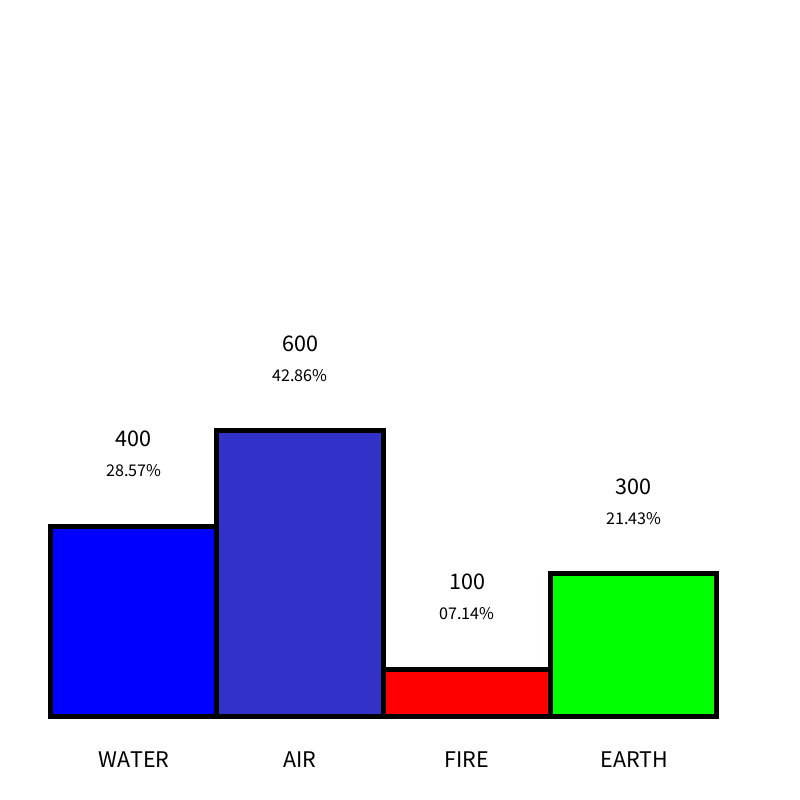
Frame 1 (no input)
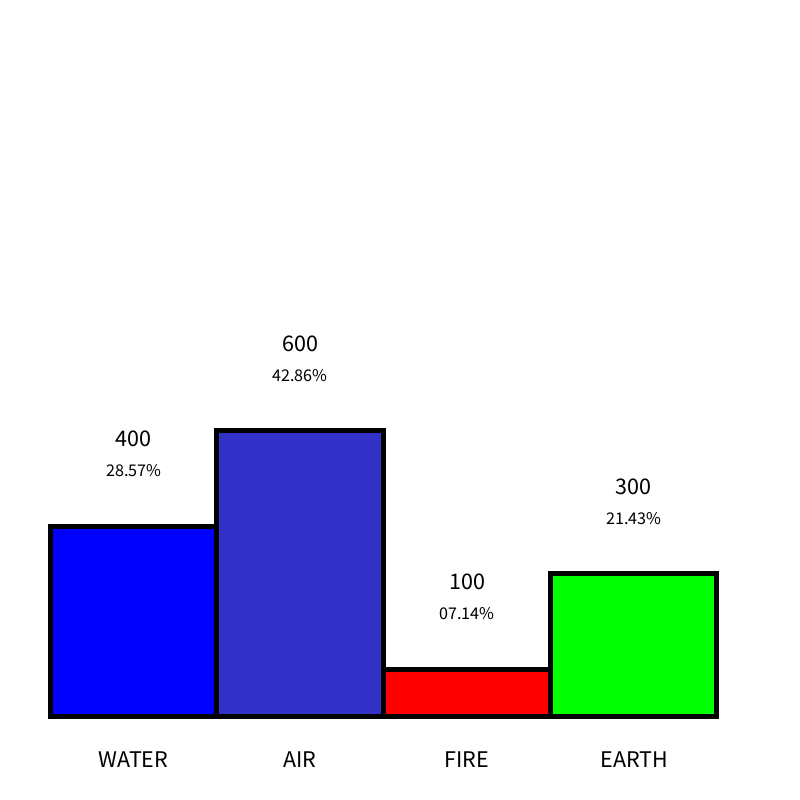
Frame 60 (the mouse pressed at the canvas centre just before this capture)
Frame 120 (the mouse held since frame 60 and released just before this capture): identical to frame 60, image omitted

The Processing sketch that drew these frames (run headless with seeded random() and noise(); from frame 60 on, the mouse is pressed at the canvas centre):

// Processing sketch: barsDiagram_001
// ── barsDiagram_001.pde
// Elements GUI
// Diagrama de Barres

// Variable
BarsDiagram s;

// Dades del Diagrama (textos, valors i colors)
String[] textos = {"WATER", "AIR", "FIRE", "EARTH"};
float[] values = {400, 600, 100, 300};
color[] colors = {color(0,0,255), color(50,50,200), 
                  color(255,0,0), color(0,255,0)};

void setup(){
  size(800,800);
  
  // Creació del Diagrama de Barres
  s = new BarsDiagram(50, 50, width/1.2, height/1.2);
  
  // Configuració de Dades (textos, valors, colors)
  s.setTexts(textos);
  s.setValues(values);
  s.setColors(colors);
}

void draw(){
  background(255);
  // Dibuix del Diagrama de Barres
  s.display();
}

// ── BarsDiagram.pde

class BarsDiagram {
  
  // Dimensions del diagrama de Barres
  float x, y, w, h;
  
  // Informació del diagrama (textos, valors i colors)
  String[] texts;
  float[] values;
  float[] percentages;
  color[] colors;
  
  // Suma total dels valors
  
  float total;
  
  // Constructor
  
  BarsDiagram(float x, float y, float w, float h){
    this.x = x; this.y = y; this.w = w; this.h = h;
  }
  
  // Setters
  
  void setTexts(String[] t){
    this.texts = t;
  }
  
  void setValues(float[] v){
    this.values = v;
    this.total = 0;
    for(int i=0; i<values.length; i++){
      this.total += this.values[i];
    }
    
    this.percentages = new float[values.length];
    for(int i=0; i<percentages.length; i++){
      this.percentages[i] = (this.values[i] / this.total)*100;
    }
  }
  
  void setColors(color[] c){
    this.colors = c;
  }
  
  // Dibuixa el Diagrama de Sectors
  
  void display(){
    pushStyle();
    
    float widthBar = w / (float) this.values.length;
    
    for(int i=0; i<this.values.length; i++){
      
      float barValue = (this.values[i] / this.total)*h;
      float xBar = this.x + widthBar*i;
      
      fill(colors[i]); stroke(0); strokeWeight(5);
      rect(xBar, this.y + this.h - barValue, widthBar, barValue);
      
      float textX = xBar + widthBar/2;
      float textY = this.y + this.h + 50;
      fill(0); textAlign(CENTER); textSize(24);
      text(this.texts[i], textX, textY);
      
      float percX = xBar + widthBar/2;
      float percY = this.y + this.h - barValue - 50;
      String percentage = nf(this.percentages[i], 2, 2);
      fill(0); textAlign(CENTER); textSize(18);
      text(percentage+"%", percX, percY);
      
      textSize(24);
      text((int)this.values[i], percX, percY - 30);
      
    }
    popStyle();
  }
  
}
